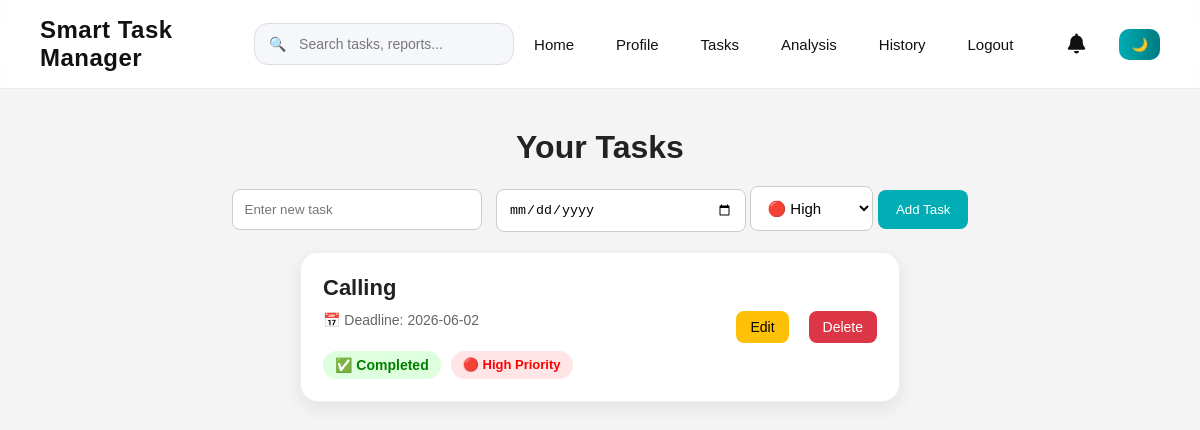
Page /tasks (signed in) on the earlier database version.
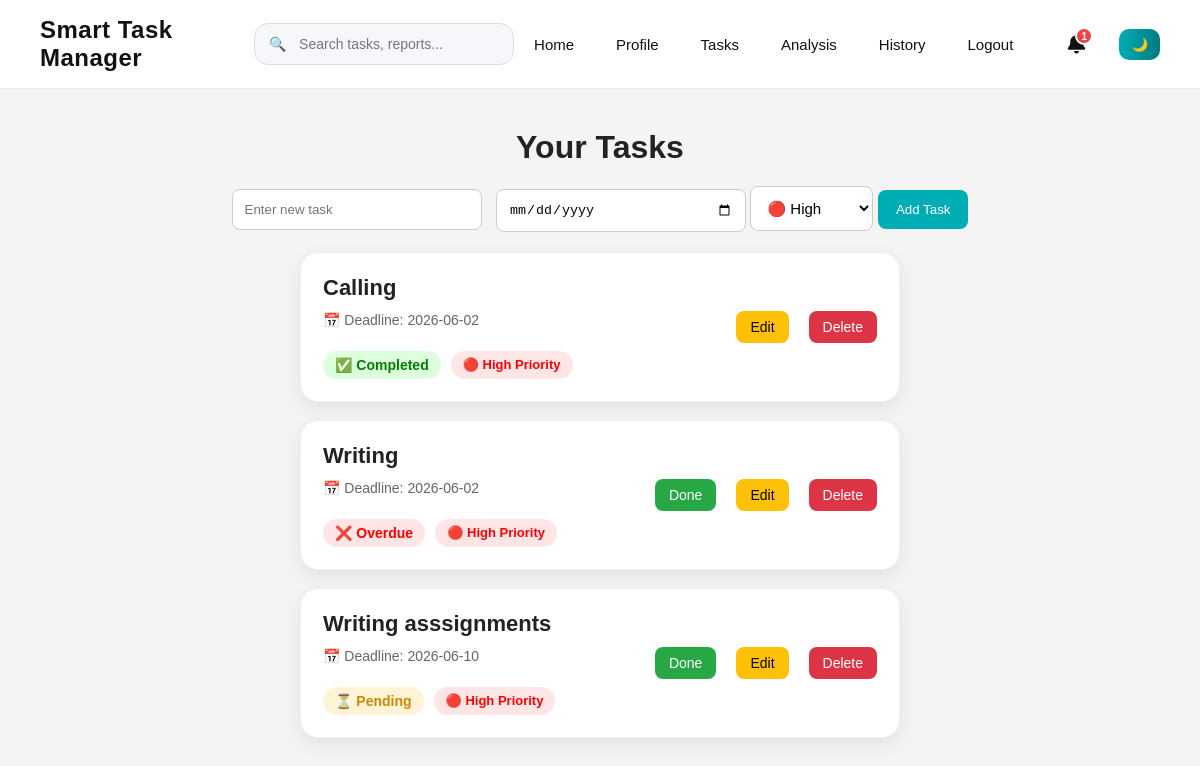
Same page on the later database version.
### tables this page shows
CREATE TABLE tasks (
        id INTEGER PRIMARY KEY AUTOINCREMENT,
        username TEXT,
        task TEXT,
        status TEXT DEFAULT 'pending',
        deadline TEXT,
        priority TEXT DEFAULT 'Medium',
        created_at TEXT,
        completed_at TEXT
    );

### app.py (the view, shortened to what this page needs)
@app.route('/tasks', methods=['GET', 'POST'])
def tasks():
    if 'user' not in session:
        return redirect('/login')
    conn = sqlite3.connect("data.db")
    c = conn.cursor()
    c.execute("SELECT * FROM tasks WHERE username=?",
              (session['user'],))
    data = c.fetchall()
    today = datetime.now().date()
    for task in data:
        task_id = task[0]
        task_name = task[2]
        status = task[3]
        deadline = task[4]
        try:
            deadline_date = datetime.strptime(
                deadline,
                "%Y-%m-%d"
            ).date()
            if deadline_date == today and status != "completed":
                add_notification(
                    session['user'],
                    task_id,
                    f'📅 Task "{task_name}" is due today',
                    'due_today'
                )
            elif deadline_date < today and status != "completed":
                add_notification(
                    session['user'],
                    task_id,
                    f'⚠️ Task "{task_name}" is overdue','overdue'
                )
        except:
            pass
    conn.close()
    updated_tasks = []
    for task in data:
        try:
            deadline_date = datetime.strptime(task[4], "%Y-%m-%d").date()
        except ValueError:
            deadline_date = None
        updated_tasks.append(
        (
            task[0],#id
            task[1],#username
            task[2],#task
            task[3],#status
            deadline_date,
            task[5] #priority
        )
    )
    return render_template('tasks.html', tasks=updated_tasks,today=today)

### app.py (called while the page is built, shortened)
@app.context_processor
def notification_count():
    if 'user' not in session:
        return dict(unread_count=0)
    conn = sqlite3.connect("data.db")
    c = conn.cursor()
    c.execute("""
        SELECT COUNT(*)
        FROM notifications
        WHERE username=?
        AND is_read=0
    """, (session['user'],))
    count = c.fetchone()[0]
    conn.close()
    return dict(unread_count=count)

def add_notification(username, task_id, message, notification_type):
    conn = sqlite3.connect("data.db")
    c = conn.cursor()
    c.execute("""
        SELECT id
        FROM notifications
        WHERE username=?
        AND task_id=?
        AND type=?
    """, (
        username,
        task_id,
        notification_type
))
    existing = c.fetchone()
    conn.close()

### templates/tasks.html (shortened to what this page needs)
{% extends "base.html" %}
{% block content %}
<div class="tasks-page">
    <h1>Your Tasks</h1>
    <form method="POST" action="/tasks" class="task-form">
        <input type="text" name="task" placeholder="Enter new task" required>
        <input type="date" name="deadline" required>
        <select name="priority" required>
            <option value="High">🔴 High</option>
        </select>
        <button type="submit">Add Task</button>
    </form>
    {% if tasks %}
    <ul class="task-list">
        {% for task in tasks %}
        <li class="task-item">
            <div class="task-left">
                <h3>{{ task[2] }}</h3>
                <small>
                    📅 Deadline: {{ task[4] }}
                </small>
                <br>
                <div class="task-badges">
                    {% if task[3] == 'completed' %}
                    <span class="completed-badge">
                        ✅ Completed
                    </span>
                    {% elif task[4] < today %} <span class="overdue-badge">
                        ❌ Overdue
                        </span>
                        {% else %}
                        <span class="pending-badge">
                            ⏳ Pending
                        </span>
                        {% endif %}
                        {% if task[5]|lower == 'high' %}
                        <span class="high-priority">
                            🔴 High Priority
                        </span>
                        {% elif task[5]|lower == 'medium' %}
                        <span class="medium-priority">
                            🟡 Medium Priority
                        </span>
                        {% else %}
                        <span class="low-priority">
                            🟢 Low Priority
                        </span>
                        {% endif %}
                </div>
            </div>
            <div class="task-actions">
                {% if task[3] == 'pending' %}
                <a href="/complete/{{ task[0] }}" class="done-btn">
                    Done
                </a>
                {% endif %}
                <a href="/edit/{{ task[0] }}" class="edit-btn">
                    Edit
                </a>
                <a href="/delete/{{ task[0] }}" class="delete-btn">
                    Delete
                </a>
            </div>
        </li>
        {% endfor %}
    </ul>
    {% endif %}
</div>
{% endblock %}

### templates/base.html (shortened to what this page needs)
<!DOCTYPE html>
<html lang="en">
<head>
    <link rel="stylesheet" href="{{ url_for('static', filename='style.css') }}">
    <link rel="stylesheet" href="https://cdnjs.cloudflare.com/ajax/libs/font-awesome/6.5.1/css/all.min.css">
</head>
<body>
    <nav>
        <div class="logo">
            Smart Task Manager
        </div>
        {% if session.get('user') %}
        <form action="/search" method="GET" class="navbar-search">
            <span class="search-icon">🔍</span>
            {% if session.get('role') == 'admin' %}
            <input type="text" name="query" class="navbar-search-input" placeholder="Search users, tasks, analytics..."
                required>
            {% else %}
            <input type="text" name="query" class="navbar-search-input" placeholder="Search tasks, reports..." required>
            {% endif %}
        </form>
        {% endif %}
        <div class="nav-links">
            <a href="/">Home</a>
            {% if session.get('user') %}
            <a href="/profile">Profile</a>
            <a href="/tasks">Tasks</a>
            <a href="/weekly-report">Analysis</a>
            <a href="/history">History</a>
            <a href="/logout">Logout</a>
            <div class="notification-menu">
                <a href="{{ url_for('notifications') }}" class="notification-link">
                    <i class="fa-solid fa-bell"></i>
                    {% if unread_count > 0 %}
                    <span class="notification-count">
                        {{ unread_count }}
                    </span>
                    {% endif %}
                </a>
            </div>
            {% else %}
            <a href="/login">Login</a>
            <a href="/register">Register</a>
            {% endif %}
            <button id="darkToggle" class="dark-btn">🌙</button>
        </div>
    </nav>
    {% block content %}{% endblock %}
</body>
</html>

Differences in the rows shown:
added tasks: task "Writing", deadline "2026-06-02", status "❌ Overdue", priority "🔴 High Priority"
added tasks: task "Writing asssignments", deadline "2026-06-10", status "⏳ Pending", priority "🔴 High Priority"
Other differences:
{{ unread_count }}: (not shown) → "1"
